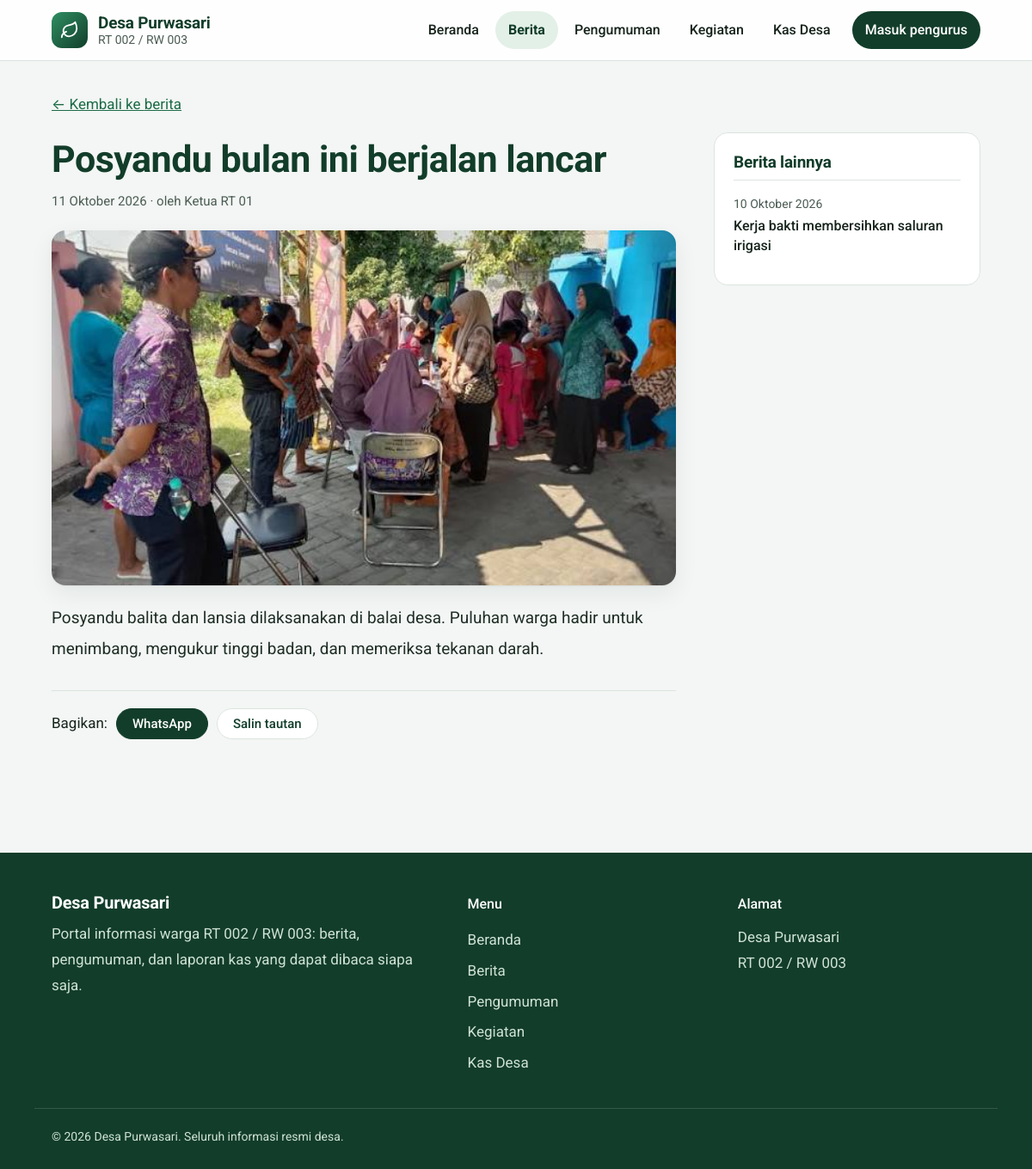
/konten.php?t=berita&id=2, run on the app's committed database.
### tables this page shows
CREATE TABLE posts(
    id INTEGER PRIMARY KEY AUTOINCREMENT, type TEXT NOT NULL CHECK(type IN('berita','pengumuman')),
    title TEXT NOT NULL, body TEXT NOT NULL, image TEXT,
    status TEXT NOT NULL DEFAULT 'pending' CHECK(status IN('publish','pending')),
    author_id INTEGER NOT NULL, created_at TEXT NOT NULL, expires_at TEXT);

### konten.php (the view, shortened to what this page needs)
<?php
require __DIR__ . '/config.php';
$t = ($_GET['t'] ?? 'berita') === 'pengumuman' ? 'pengumuman' : 'berita';
$label = $t === 'berita' ? 'Berita' : 'Pengumuman';
$id = (int)($_GET['id'] ?? 0);
if ($id) {
    $s = $db->prepare("SELECT p.*,u.name author FROM posts p JOIN users u ON u.id=p.author_id WHERE p.id=? AND p.type=? AND p.status='publish' AND (p.expires_at IS NULL OR p.expires_at >= ?)");
    $s->execute([$id, $t, today()]); $post = $s->fetch();
    $s = $db->prepare("SELECT id,title,created_at FROM posts WHERE type=? AND status='publish' AND id<>? AND (expires_at IS NULL OR expires_at >= ?) ORDER BY created_at DESC,id DESC LIMIT 5");
    $s->execute([$t, $id, today()]); $others = $s->fetchAll();
    $url = (!empty($_SERVER['HTTPS']) && $_SERVER['HTTPS'] !== 'off' ? 'https' : 'http') . '://' . ($_SERVER['HTTP_HOST'] ?? 'localhost') . $_SERVER['REQUEST_URI'];
    include __DIR__ . '/inc_head.php'; ?>
    <main class="wrap pad">
      <p><a href="<?= BASE ?>/konten.php?t=<?= $t ?>">&larr; Kembali ke <?= strtolower($label) ?></a></p>
      <div class="art-grid">
        <article class="article">
          <h1><?= e($post['title']) ?></h1>
          <p class="meta"><?= tgl($post['created_at']) ?> · oleh <?= e($post['author']) ?></p>
          <?php if ($post['image']): ?><img class="full" src="<?= img($post['image']) ?>" alt=""><?php endif; ?>
          <div class="body"><?= paras($post['body']) ?></div>
          <div class="share">
            <span>Bagikan:</span>
            <a class="btn small" target="_blank" rel="noopener" href="https://wa.me/?text=<?= rawurlencode($post['title'] . ' - ' . $url) ?>">WhatsApp</a>
            <button class="btn small ghost-d" type="button" data-copy>Salin tautan</button>
          </div>
        </article>
        <aside class="side">
          <h3><?= $label ?> lainnya</h3>
          <?php foreach ($others as $o): ?>
            <a class="side-li" href="<?= BASE ?>/konten.php?t=<?= $t ?>&id=<?= $o['id'] ?>"><small><?= tgl($o['created_at']) ?></small><b><?= e($o['title']) ?></b></a>
          <?php endforeach; ?>
        </aside>
      </div>
    </main>
<?php }
include __DIR__ . '/inc_foot.php';

### config.php (shortened to what this page needs)
<?php
function e($s): string { return htmlspecialchars((string)$s, ENT_QUOTES, 'UTF-8'); }
function tgl(string $d): string {
    $b = ['Januari','Februari','Maret','April','Mei','Juni','Juli','Agustus','September','Oktober','November','Desember'];
    $t = strtotime($d);
    return date('j', $t) . ' ' . $b[(int)date('n', $t) - 1] . ' ' . date('Y', $t);
}
function img(?string $f): ?string { return $f ? BASE . '/uploads/' . rawurlencode($f) : null; }
function icon(string $n, int $s = 22): string {
    $p = [
        'wallet' => '<path d="M3 7h16a2 2 0 0 1 2 2v9a2 2 0 0 1-2 2H5a2 2 0 0 1-2-2V7z"/><path d="M3 7l12-4v4"/><path d="M17 14h2"/>',
        'in'     => '<path d="M12 4v14"/><path d="M5 12l7 7 7-7"/>',
        'out'    => '<path d="M12 20V6"/><path d="M5 12l7-7 7 7"/>',
        'bell'   => '<path d="M18 8a6 6 0 0 0-12 0c0 7-3 9-3 9h18s-3-2-3-9"/><path d="M13.7 21a2 2 0 0 1-3.4 0"/>',
        'leaf'   => '<path d="M11 20A7 7 0 0 1 9.8 6.1C15.5 5 17 4.5 19 2c1 2 2 4.2 2 8 0 5.5-4.8 10-10 10z"/><path d="M2 21c0-3 1.9-5.4 5.7-7"/>',
        'pin'    => '<path d="M21 10c0 7-9 13-9 13S3 17 3 10a9 9 0 0 1 18 0z"/><circle cx="12" cy="10" r="3"/>',
        'news'   => '<path d="M4 4h13a2 2 0 0 1 2 2v14H6a2 2 0 0 1-2-2V4z"/><path d="M8 9h7M8 13h7M8 17h4"/>',
        'search' => '<circle cx="11" cy="11" r="7"/><path d="M21 21l-4.3-4.3"/>',
        'calendar' => '<rect x="3" y="4" width="18" height="18" rx="2"/><path d="M16 2v4M8 2v4M3 10h18"/>',
        'clock'  => '<circle cx="12" cy="12" r="10"/><path d="M12 6v6l4 2"/>',
    ][$n] ?? '';
    return '<svg width="' . $s . '" height="' . $s . '" viewBox="0 0 24 24" fill="none" stroke="currentColor" stroke-width="2" stroke-linecap="round" stroke-linejoin="round" aria-hidden="true">' . $p . '</svg>';
}
function paras(string $t): string {
    $out = '';
    foreach (preg_split('/\R{2,}/', trim($t)) as $p) { if (trim($p) !== '') $out .= '<p>' . nl2br(e(trim($p))) . '</p>'; }
    return $out;
}

### assets/style.css (style rules this page uses)
:root { --forest:#123D2A;--green:#1B6B47;--green2:#2F8F63;--mint:#E3F0E8;--gold:#C79A2B;--bg:#F3F6F4;--ink:#16241C;--mute:#4B5C53;--line:#DCE4DF;--card:#fff;--in:#17803D;--out:#B3261E;--r:16px; --sh:0 1px 2px rgba(20,35,27,.06),0 10px 28px rgba(20,35,27,.07);--sh2:0 2px 4px rgba(20,35,27,.06),0 18px 40px rgba(20,35,27,.12);--ease:cubic-bezier(.22,.8,.3,1); --font:"Roboto",system-ui,-apple-system,"Segoe UI",Arial,sans-serif }
* { box-sizing:border-box }
html { scroll-behavior:smooth }
body { margin:0;background:var(--bg);color:var(--ink);font:400 17px/1.75 var(--font);-webkit-font-smoothing:antialiased;text-rendering:optimizeLegibility;overflow-wrap:break-word;animation:fade .5s ease both }
img { max-width:100%;height:auto;display:block }
a { color:var(--green);transition:color .2s }
h1,h2,h3 { font-family:var(--font);font-weight:700;line-height:1.22;letter-spacing:-.012em;margin:0 0 .5em;color:var(--forest) }
h3 { font-size:20px }
p { margin:0 0 1em }
small { color:var(--mute);font-size:14px }
.wrap { width:100%;max-width:1120px;margin:0 auto;padding-left:20px;padding-right:20px }
.pad { padding-top:36px;padding-bottom:64px }
.btn { display:inline-flex;align-items:center;justify-content:center;gap:6px;background:var(--forest);color:#fff;border:1px solid var(--forest);border-radius:999px;padding:12px 26px;font:500 16px var(--font);cursor:pointer;text-decoration:none;transition:transform .25s var(--ease),box-shadow .25s,background .2s,border-color .2s,color .2s }
.btn.ghost-d { background:#fff;color:var(--forest);border-color:var(--line) }
.btn.small { padding:8px 18px;font-size:15px }
.art-grid { display:grid;grid-template-columns:minmax(0,1fr) 310px;gap:44px }
.art-grid>* { min-width:0 }
.article h1 { font-size:clamp(29px,5vw,43px);line-height:1.2;margin:6px 0 10px }
.meta { color:var(--mute);font-size:15px }
.full { width:100%;height:auto;max-height:540px;object-fit:cover;border-radius:var(--r);margin:20px 0;box-shadow:var(--sh) }
.body { font-size:19px;line-height:1.9;font-weight:400;color:#1F2E26;max-width:66ch }
.body p { margin:0 0 1.15em }
.share { display:flex;align-items:center;gap:10px;flex-wrap:wrap;margin-top:30px;padding-top:20px;border-top:1px solid var(--line) }
.side { background:#fff;border:1px solid var(--line);border-radius:var(--r);padding:22px;align-self:start;position:sticky;top:90px }
.side h3 { font-size:19px }
.side-li { display:block;padding:12px 0;border-top:1px solid var(--line);text-decoration:none;color:var(--ink);transition:padding-left .3s var(--ease) }
.side-li b { display:block;font-weight:500;line-height:1.4;font-size:16px }

### data on the page
posts: title "Posyandu bulan ini berjalan lancar", created_at "11 Oktober 2026", image (picture), body "Posyandu balita dan lansia dilaksanakan di balai desa. Puluhan warga hadir untuk menimbang, mengukur tinggi badan, dan memeriksa tekanan darah."
posts: created_at "10 Oktober 2026", title "Kerja bakti membersihkan saluran irigasi"

### other printed values
SITE_NAME "Desa Purwasari"
SITE_ADDRESS "RT 002 / RW 003"
$label "berita"
$post['author'] "Ketua RT 01"
$label "Berita"
